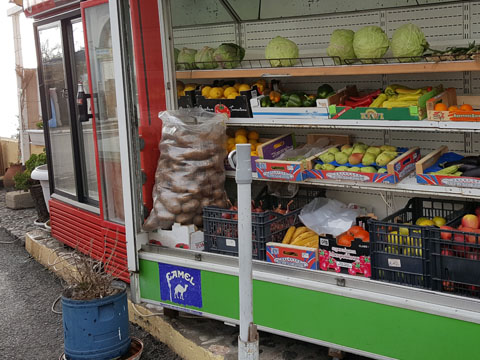
#> input picture opencv-python-learn/Chap5-Operations-on-Arrays/images/color.jpg, 480 x 360 px
$ python prob8.py
#> lines starting #> are read from the running program, lines starting #| are printed output that depends on the picture; after the words box and inside, x2 and y2 are one past the last pixel; in counts of white or black regions, pixels touching at a corner belong together
import numpy as np, cv2

image = cv2.imread("images/color.jpg", cv2.IMREAD_COLOR)
#> image is the input picture: shape (360, 480, 3); mean B, G, R 86.9, 100.8, 106.2
if image is None: raise ValueError("Could not read the image")

mask = np.zeros(image.shape[:2], dtype=np.uint8)
center = (190, 170)

## 특정 영역의 타원만을 복사하여 새 창에 표시
cv2.ellipse(mask, center, (80, 100), 0, 0, 360, 255, -1)
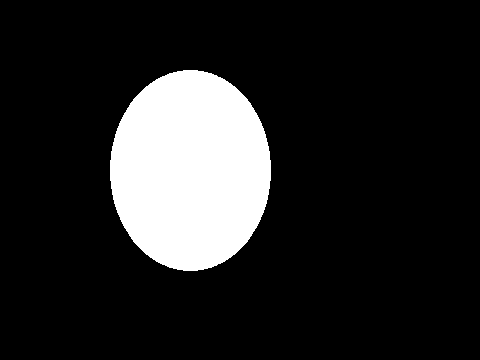
#> mask: shape (360, 480); 14.7% white; 1 white region, box (x1, y1, x2, y2) and area: (110, 70, 271, 271) 25389
dst = cv2.bitwise_and(image, image, mask=mask)
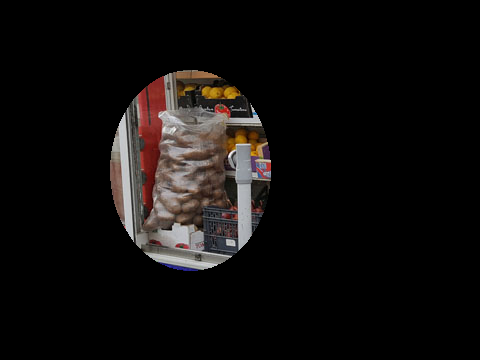
#> dst: shape (360, 480, 3); mean B, G, R 12.8, 13.8, 16.3
cv2.imshow("dst", dst)
cv2.imshow("image", image)
cv2.waitKey(0)
cv2.destroyAllWindows()

$ run again, with opencv-python-learn/Chap5-Operations-on-Arrays/images/abs_test2.jpg copied over opencv-python-learn/Chap5-Operations-on-Arrays/images/color.jpg
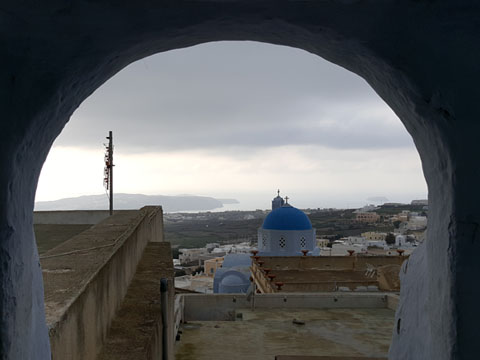
#> input picture opencv-python-learn/Chap5-Operations-on-Arrays/images/abs_test2.jpg, 480 x 360 px
#> image is the input picture: shape (360, 480, 3); mean B, G, R 95.3, 93.7, 91.5
#> mask: shape (360, 480); 14.7% white; 1 white region, box (x1, y1, x2, y2) and area: (110, 70, 271, 271) 25389
#> `dst = cv2.bitwise_and(image, image, mask=mask)`:
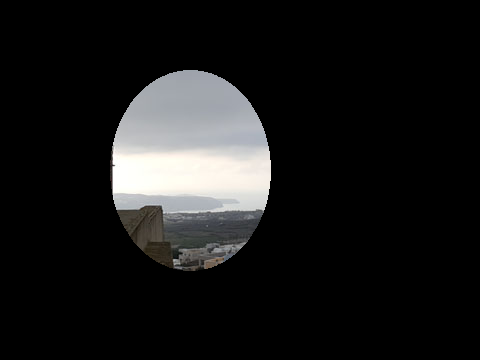
#> dst: shape (360, 480, 3); mean B, G, R 25, 25, 25
